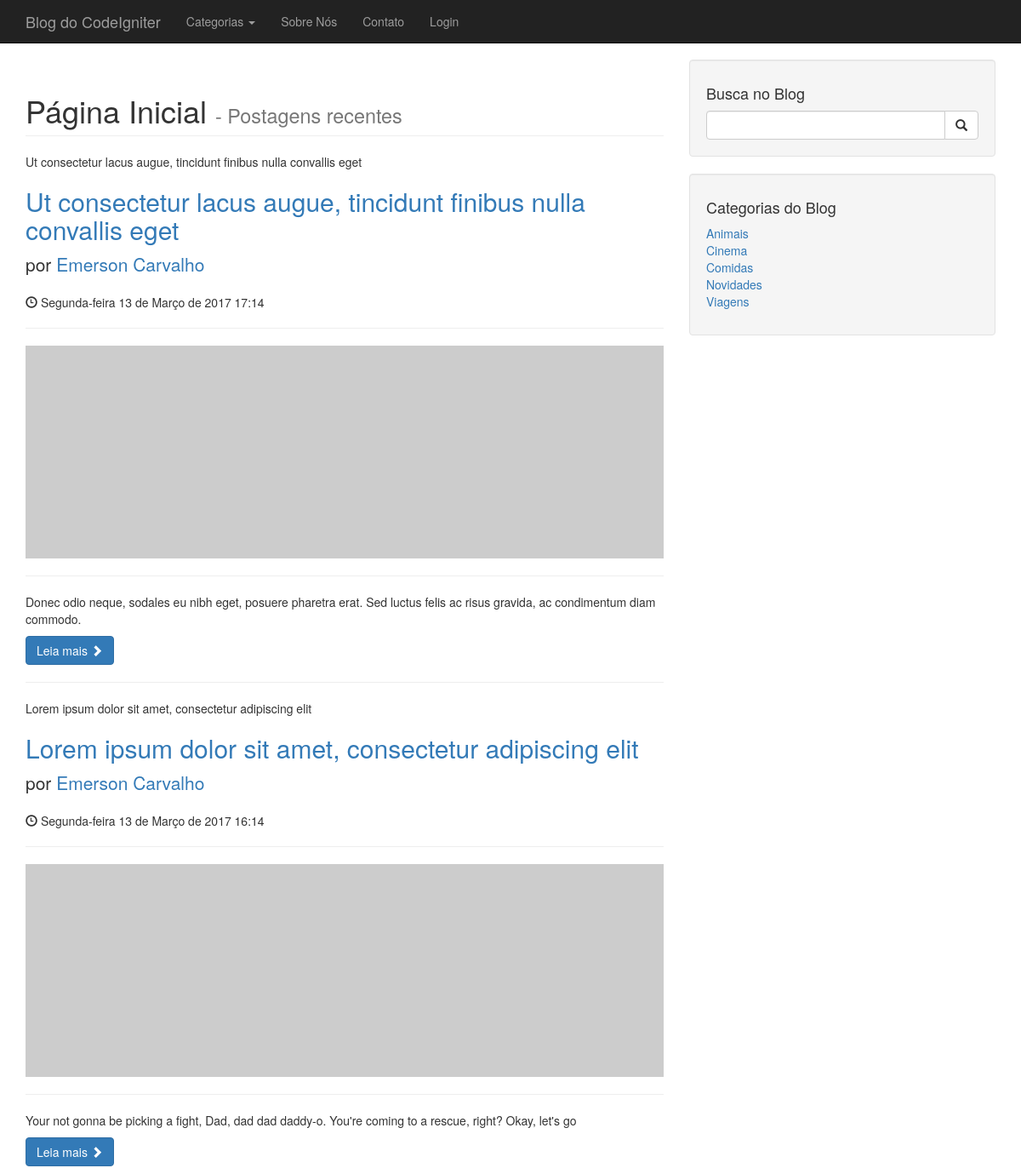
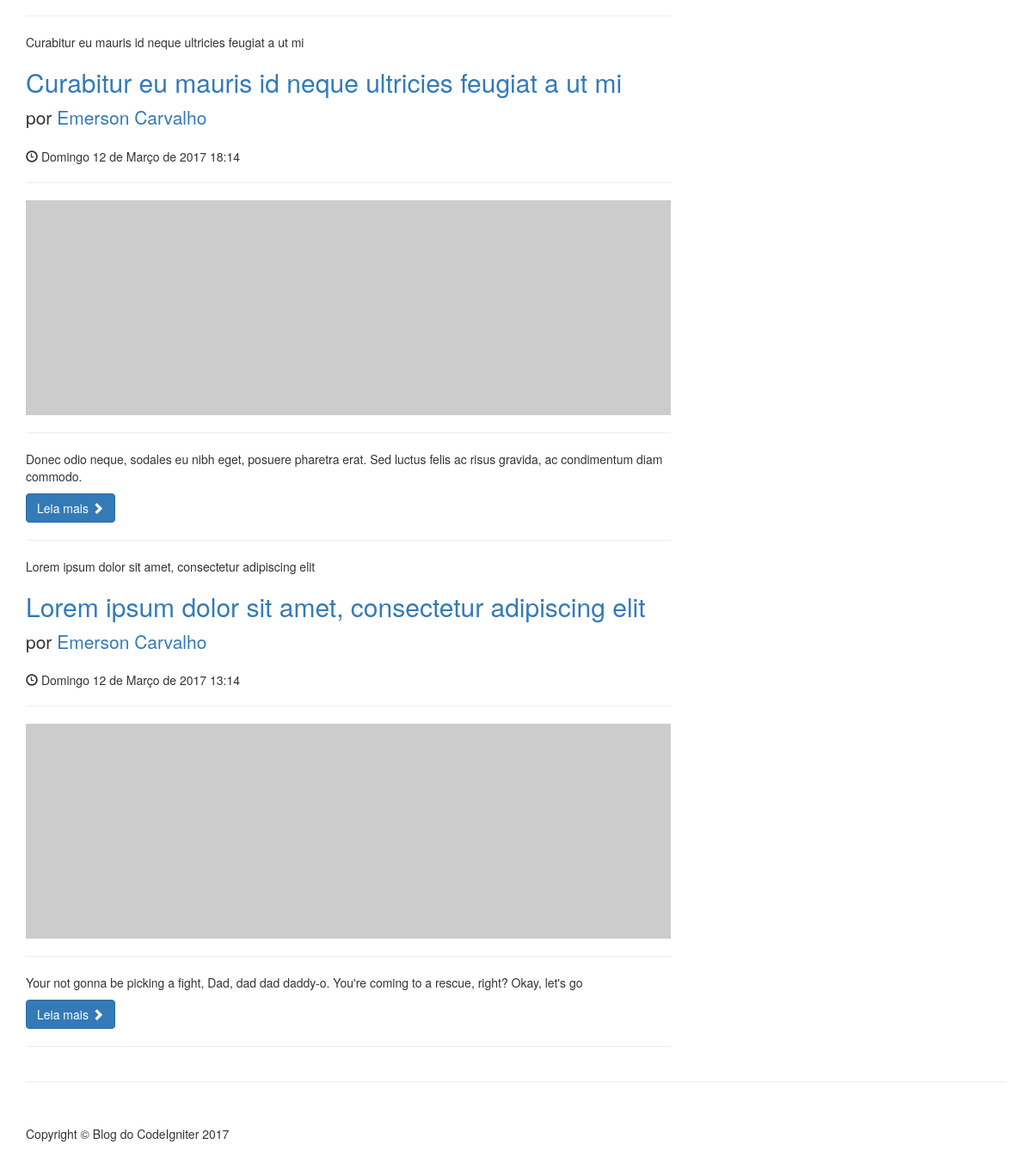
The page / on the database its author committed (2 pictures, top to bottom).
### tables this page shows
CREATE TABLE IF NOT EXISTS `postagens` (
  `id` int(11) NOT NULL AUTO_INCREMENT,
  `categoria` int(11) NOT NULL,
  `titulo` varchar(150) NOT NULL,
  `subtitulo` varchar(150) NOT NULL,
  `conteudo` longtext NOT NULL,
  `data` datetime NOT NULL,
  `img` longtext NOT NULL,
  `user` int(11) NOT NULL,
  PRIMARY KEY (`id`)
);

CREATE TABLE IF NOT EXISTS `usuario` (
  `id` int(11) NOT NULL AUTO_INCREMENT,
  `nome` varchar(200) DEFAULT NULL,
  `email` varchar(200) DEFAULT NULL,
  `img` longtext,
  `historico` longtext,
  `user` varchar(50) DEFAULT NULL,
  `senha` longtext,
  PRIMARY KEY (`id`)
);

CREATE TABLE IF NOT EXISTS `categoria` (
  `id` int(11) NOT NULL AUTO_INCREMENT,
  `titulo` varchar(100) DEFAULT NULL,
  PRIMARY KEY (`id`)
);

### application/controllers/Home.php (called while the page is built, shortened)
<?php
class Home extends CI_Controller {
	public function __construct(){
		$this->load->model('Categorias_model','modelcategoria');
		$this->categorias = $this->modelcategoria->listar_categorias();
	}
	public function index()
	{
		$this->load->model('publicacoes_model','modelpublicacoes');
		$dados['postagem'] = $this->modelpublicacoes->destaques_home();
		$dados['categorias']=$this->categorias;
		$dados['titulo']= 'Página Inicial';
		$dados['subtitulo']= ' - Postagens recentes';
		$this->load->view('frontend/template/html-header', $dados);
		$this->load->view('frontend/template/header');
		$this->load->view('frontend/Home');
		$this->load->view('frontend/template/aside');
		$this->load->view('frontend/template/footer');
		$this->load->view('frontend/template/html-footer');
	}
}
?>

### index.php (called while the page is built, shortened)
<?php
require_once BASEPATH.'core/CodeIgniter.php';

### application/models/Publicacoes_model.php (called while the page is built, shortened)
<?php
class Publicacoes_model extends CI_Model {
	public function destaques_home()
	{
		$this->db->select('usuario.id as idautor, usuario.nome, postagens.id, postagens.titulo, postagens.user, postagens.data, postagens.img, postagens.subtitulo');
		$this->db->from('postagens');
		$this->db->join('usuario', 'usuario.id= postagens.user');
		$this->db->limit(4);
		$this->db->order_by('data', 'DESC');
		return ($this->db->get()->result());
	}
}
?>

### application/helpers/funcoes_helper.php (called while the page is built, shortened)
<?php
function limpar($string){
	$table = array(
        '/'=>'', '('=>'', ')'=>'',
    );
    $string = strtr($string, $table);
	$string= preg_replace('/[,.;:`´^~\'"]/', null, iconv('UTF-8','ASCII//TRANSLIT',$string));
	$string= strtolower($string);
	$string= str_replace(" ", "-", $string);
	$string= str_replace("---", "-", $string);
	return $string;
}
function postadoem($string){
    $dia_sem= date('w', strtotime($string));
    if($dia_sem == '0'){
    $semana = "Domingo";
    }elseif($dia_sem == '1'){
    $semana = "Segunda-feira";
    }elseif($dia_sem == '2'){
    $semana = "Terça-feira";
    }elseif($dia_sem == '3'){
    $semana = "Quarta-feira";
    }elseif($dia_sem == '4'){
    $semana = "Quinta-feira";
    }elseif($dia_sem == '5'){
    $semana = "Sexta-feira";
    }else{
    $semana = "Sábado";
    }
 	$dia= date('d', strtotime($string));
	$mes_num = date('m', strtotime($string));
 	if($mes_num == '01'){
    $mes= "Janeiro";
    }elseif($mes_num == '02'){
    $mes = "Fevereiro";
    }elseif($mes_num == '03'){
    $mes = "Março";
    }elseif($mes_num == '04'){
    $mes = "Abril";
    }elseif($mes_num == '05'){
    $mes = "Maio";
    }elseif($mes_num == '06'){
    $mes = "Junho";
    }elseif($mes_num == '07'){
    $mes = "Julho";
    }elseif($mes_num == '08'){
    $mes = "Agosto";
    }elseif($mes_num == '09'){
    $mes = "Setembro";
    }elseif($mes_num == '10'){
    $mes = "Outubro";
    }elseif($mes_num == '11'){
    $mes = "Novembro";
    }else{
    $mes = "Dezembro";
    }
    $ano = date('Y', strtotime($string));
    $hora = date('H:i', strtotime($string));
    return $semana.' '.$dia.' de '.$mes.' de '.$ano.' '.$hora;
}

### application/models/Categorias_model.php (called while the page is built, shortened)
<?php
class Categorias_model extends CI_Model {
	public function listar_categorias()
	{
		$this->db->order_by('titulo', 'ASC');
		return ($this->db->get('categoria')->result());
	}
}
?>

### application/views/frontend/home.php (the view)
<div class="container">
    <div class="row">
        <div class="col-md-8">
            <h1 class="page-header">
            <?php echo $titulo ?>
                <small><?php echo $subtitulo ?></small>
            </h1>
            <?php foreach ($postagem as $destaque)
            {
            ?>
            <?php echo $destaque->titulo ?>
            <h2>
                <a href="<?php echo base_url('postagem/'.$destaque->id).'/'.limpar($destaque->titulo) ?>"><?php echo $destaque->titulo ?>  </a>
            </h2>
            <p class="lead">
                por <a href="<?php echo base_url('autor/'.$destaque->idautor).'/'.limpar($destaque->nome)?>"><?php echo $destaque->nome?></a>
            </p>
            <p><span class="glyphicon glyphicon-time"></span> <?php echo postadoem($destaque->data) ?></p>
            <hr>
            <img class="img-responsive" src="http://placehold.it/900x300" alt="">
            <hr>
            <p><?php echo $destaque->subtitulo ?></p>
            <a class="btn btn-primary" href="<?php echo base_url('postagem/'.$destaque->id).'/'.limpar($destaque->titulo)?>">Leia mais <span class="glyphicon glyphicon-chevron-right"></span></a>
            <hr>
            <?php
            }
            ?>
        </div>

### application/views/frontend/template/html-header.php (shortened to what this page needs)
<!DOCTYPE html>
<html lang="pt-br">
<head>
    <link href="<?php echo base_url('assets/frontend/css/bootstrap.min.css') ?>" rel="stylesheet">
    <link href="<?php echo base_url('assets/frontend/css/blog.css') ?>" rel="stylesheet">
    <link href="<?php echo base_url('assets/frontend/css/font-awesome/css/font-awesome.min.css') ?>" rel="stylesheet" type="text/css">
</head>
<body>

### application/views/frontend/template/header.php (shortened to what this page needs)
<nav class="navbar navbar-inverse navbar-fixed-top" role="navigation">
    <div class="container">
        <div class="navbar-header">
            <a class="navbar-brand" href="<?php echo base_url();?>">Blog do CodeIgniter</a>
        </div>
        <div class="collapse navbar-collapse" id="bs-example-navbar-collapse-1">
            <ul class="nav navbar-nav   ">
                <li class="dropdown">
                  <a href="#" class="dropdown-toggle" data-toggle="dropdown" role="button" aria-haspopup="true" aria-expanded="false">Categorias <span class="caret"></span></a>
                </li>
                <li>
                    <a href="<?php echo base_url('sobrenos');?>">Sobre Nós</a>
                </li>
                <li>
                    <a href="#">Contato</a>
                </li>
                <li  style="float: right;">
                    <a href="<?php echo base_url('admin/login')?>">Login</a>
                </li>
            </ul>
        </div>
    </div>
</nav>

### application/views/frontend/template/aside.php
    <div class="col-md-4">
        <div class="well">
            <h4>Busca no Blog</h4>
            <div class="input-group">
                <input type="text" class="form-control">
                <span class="input-group-btn">
                    <button class="btn btn-default" type="button">
                        <span class="glyphicon glyphicon-search"></span>
                </button>
                </span>
            </div>
        </div>
        <div class="well">
            <h4>Categorias do Blog</h4>
            <div class="row">
                <div class="col-lg-12">
                    <ul class="list-unstyled">
                        <?php
                            foreach ($categorias as $categoria) {
                        ?>
                                <li><a href="<?php echo base_url('categoria/'.$categoria->id).'/'.limpar($categoria->titulo)?>"><?php echo $categoria->titulo?></a>
                                 </li>
                        <?php
                            }
                        ?>
                    </ul>
                </div>
            </div>
        </div>
    </div>
</div>

### application/views/frontend/template/footer.php
<hr>
       <footer>
           <div class="row">
               <div class="col-lg-12">
                   <p>Copyright &copy; Blog do CodeIgniter 2017</p>
               </div>
           </div>
       </footer>
   </div>

### application/views/frontend/template/html-footer.php (shortened to what this page needs)
</body>
</html>

### assets/frontend/css/blog.css (style rules this page uses)
body { padding-top: 70px; }
footer { margin: 50px 0; }

### rows shown on the page
postagens: titulo "Ut consectetur lacus augue, tincidunt finibus nulla convallis eget", usuario.nome "Emerson Carvalho", data "Segunda-feira 13 de Março de 2017 17:14", subtitulo "Donec odio neque, sodales eu nibh eget, posuere pharetra erat. Sed luctus felis ac risus gravida, ac condimentum diam commodo."
postagens: titulo "Lorem ipsum dolor sit amet, consectetur adipiscing elit", usuario.nome "Emerson Carvalho", data "Segunda-feira 13 de Março de 2017 16:14", subtitulo "Your not gonna be picking a fight, Dad, dad dad daddy-o. You're coming to a rescue, right? Okay, let's go"
postagens: titulo "Curabitur eu mauris id neque ultricies feugiat a ut mi", usuario.nome "Emerson Carvalho", data "Domingo 12 de Março de 2017 18:14", subtitulo "Donec odio neque, sodales eu nibh eget, posuere pharetra erat. Sed luctus felis ac risus gravida, ac condimentum diam commodo."
postagens: titulo "Lorem ipsum dolor sit amet, consectetur adipiscing elit", usuario.nome "Emerson Carvalho", data "Domingo 12 de Março de 2017 13:14", subtitulo "Your not gonna be picking a fight, Dad, dad dad daddy-o. You're coming to a rescue, right? Okay, let's go"
categoria: titulo "Animais"
categoria: titulo "Cinema"
categoria: titulo "Comidas"
categoria: titulo "Novidades"
categoria: titulo "Viagens"

### other values the page prints
$titulo "Página Inicial"
$subtitulo "- Postagens recentes"
